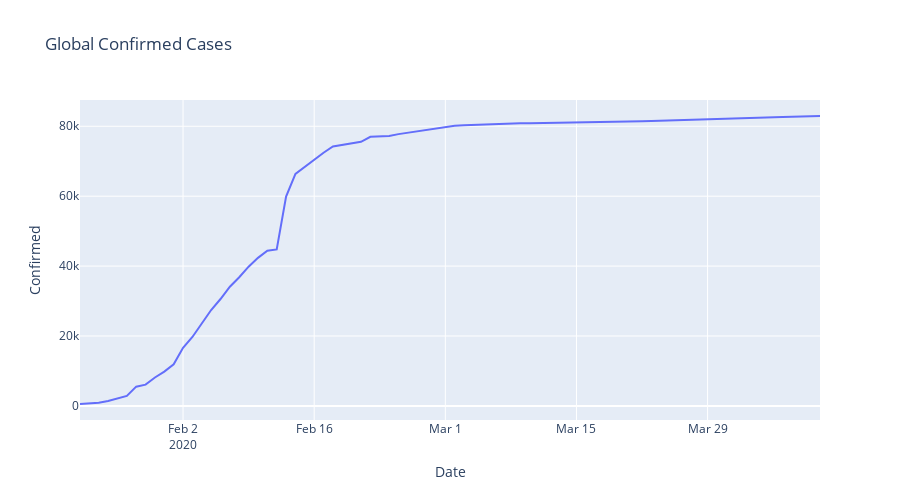

Write notebook code for a chart like this one.
### Code cell
fig = px.line(country_df_regres.loc[country_df_regres['Country']=='China'], x="Date", y="Confirmed", 
              height=500, title='Global Confirmed Cases'
             )
fig.show()
